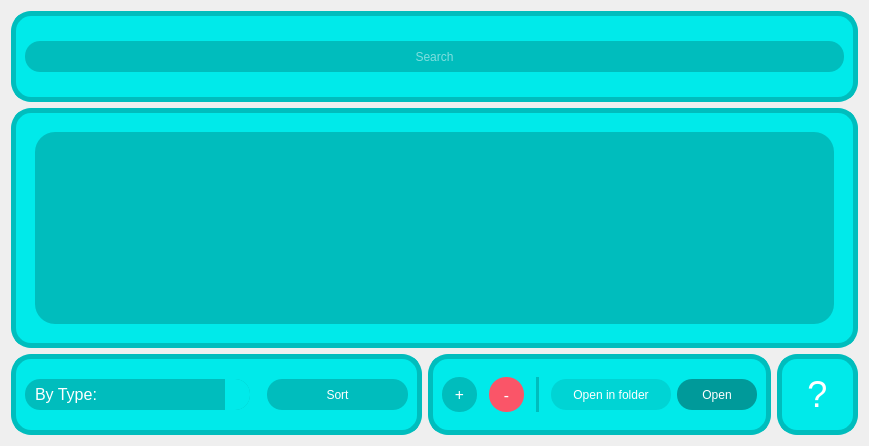
            <widget class="QWidget" name="page_2">
             <layout class="QGridLayout" name="gridLayout_9">
              <item row="0" column="0" colspan="3">
               <widget class="QFrame" name="frame_4">
                <property name="sizePolicy">
                 <sizepolicy hsizetype="Expanding" vsizetype="Fixed">
                  <horstretch>0</horstretch>
                  <verstretch>0</verstretch>
                 </sizepolicy>
                </property>
                <property name="minimumSize">
                 <size>
                  <width>841</width>
                  <height>91</height>
                 </size>
                </property>
                <property name="maximumSize">
                 <size>
                  <width>16777215</width>
                  <height>91</height>
                 </size>
                </property>
                <property name="styleSheet">
                 <string notr="true">background-color: rgb(0, 234, 234);
border-radius: 20px;
border: 5px solid  rgb(0, 189, 189)
</string>
                </property>
                <property name="frameShape">
                 <enum>QFrame::StyledPanel</enum>
                </property>
                <property name="frameShadow">
                 <enum>QFrame::Raised</enum>
                </property>
                <layout class="QGridLayout" name="gridLayout_7">
                 <item row="3" column="0">
                  <spacer name="verticalSpacer_12">
                   <property name="orientation">
                    <enum>Qt::Vertical</enum>
                   </property>
                   <property name="sizeHint" stdset="0">
                    <size>
                     <width>20</width>
                     <height>7</height>
                    </size>
                   </property>
                  </spacer>
                 </item>
                 <item row="0" column="0">
                  <spacer name="verticalSpacer_11">
                   <property name="orientation">
                    <enum>Qt::Vertical</enum>
                   </property>
                   <property name="sizeHint" stdset="0">
                    <size>
                     <width>20</width>
                     <height>7</height>
                    </size>
                   </property>
                  </spacer>
                 </item>
                 <item row="2" column="0">
                  <widget class="QLineEdit" name="fm_search_box">
                   <property name="minimumSize">
                    <size>
                     <width>801</width>
                     <height>31</height>
                    </size>
                   </property>
                   <property name="styleSheet">
                    <string notr="true">border-radius: 15px;
background-color:rgb(0, 189, 189);
color: rgb(255, 255, 255);
font: 87 12pt &quot;Arial Black&quot;;
border:none;
</string>
                   </property>
                   <property name="alignment">
                    <set>Qt::AlignCenter</set>
                   </property>
                   <property name="placeholderText">
                    <string>Search</string>
                   </property>
                  </widget>
                 </item>
                </layout>
               </widget>
              </item>
              <item row="1" column="0" colspan="3">
               <widget class="QFrame" name="frame_8">
                <property name="sizePolicy">
                 <sizepolicy hsizetype="Expanding" vsizetype="Expanding">
                  <horstretch>0</horstretch>
                  <verstretch>0</verstretch>
                 </sizepolicy>
                </property>
                <property name="styleSheet">
                 <string notr="true">background-color: rgb(0, 234, 234);
border-radius: 20px;
border: 5px solid  rgb(0, 189, 189)</string>
                </property>
                <property name="frameShape">
                 <enum>QFrame::StyledPanel</enum>
                </property>
                <property name="frameShadow">
                 <enum>QFrame::Raised</enum>
                </property>
                <layout class="QGridLayout" name="gridLayout_3">
                 <item row="0" column="2">
                  <spacer name="verticalSpacer">
                   <property name="orientation">
                    <enum>Qt::Vertical</enum>
                   </property>
                   <property name="sizeType">
                    <enum>QSizePolicy::Fixed</enum>
                   </property>
                   <property name="sizeHint" stdset="0">
                    <size>
                     <width>20</width>
                     <height>10</height>
                    </size>
                   </property>
                  </spacer>
                 </item>
                 <item row="1" column="0">
                  <spacer name="horizontalSpacer">
                   <property name="orientation">
                    <enum>Qt::Horizontal</enum>
                   </property>
                   <property name="sizeType">
                    <enum>QSizePolicy::Fixed</enum>
                   </property>
                   <property name="sizeHint" stdset="0">
                    <size>
                     <width>10</width>
                     <height>20</height>
                    </size>
                   </property>
                  </spacer>
                 </item>
                 <item row="2" column="3">
                  <spacer name="horizontalSpacer_2">
                   <property name="orientation">
                    <enum>Qt::Horizontal</enum>
                   </property>
                   <property name="sizeType">
                    <enum>QSizePolicy::Fixed</enum>
                   </property>
                   <property name="sizeHint" stdset="0">
                    <size>
                     <width>10</width>
                     <height>10</height>
                    </size>
                   </property>
                  </spacer>
                 </item>
                 <item row="3" column="1">
                  <spacer name="verticalSpacer_2">
                   <property name="orientation">
                    <enum>Qt::Vertical</enum>
                   </property>
                   <property name="sizeType">
                    <enum>QSizePolicy::Fixed</enum>
                   </property>
                   <property name="sizeHint" stdset="0">
                    <size>
                     <width>10</width>
                     <height>10</height>
                    </size>
                   </property>
                  </spacer>
                 </item>
                 <item row="1" column="1" rowspan="2" colspan="2">
                  <widget class="QListWidget" name="fm_listwidget">
                   <property name="styleSheet">
                    <string notr="true">QListWidget {
    background-color:rgb(0, 189, 189);
	font: 10pt &quot;Arial&quot;;
    border: none;
    color: rgb(255, 255, 255);
}
QListWidget::item:selected {
    background-color: rgb(0, 249, 249); /* Slight highlight on selection */
    color: rgb(255, 255, 255);
}
QListWidget::item:hover {
    background-color: rgb(85, 255, 255)
}</string>
                   </property>
                  </widget>
                 </item>
                </layout>
               </widget>
              </item>
              <item row="2" column="0">
               <widget class="QFrame" name="frame_5">
                <property name="sizePolicy">
                 <sizepolicy hsizetype="Preferred" vsizetype="Fixed">
                  <horstretch>0</horstretch>
                  <verstretch>0</verstretch>
                 </sizepolicy>
                </property>
                <property name="minimumSize">
                 <size>
                  <width>411</width>
                  <height>81</height>
                 </size>
                </property>
                <property name="styleSheet">
                 <string notr="true">background-color:rgb(0, 234, 234);
border-radius: 20px;
border: 5px solid  rgb(0, 189, 189)
</string>
                </property>
                <property name="frameShape">
                 <enum>QFrame::StyledPanel</enum>
                </property>
                <property name="frameShadow">
                 <enum>QFrame::Raised</enum>
                </property>
                <layout class="QGridLayout" name="gridLayout_4">
                 <item row="0" column="0">
                  <widget class="QComboBox" name="fm_sort_box">
                   <property name="sizePolicy">
                    <sizepolicy hsizetype="Expanding" vsizetype="Fixed">
                     <horstretch>0</horstretch>
                     <verstretch>0</verstretch>
                    </sizepolicy>
                   </property>
                   <property name="minimumSize">
                    <size>
                     <width>0</width>
                     <height>31</height>
                    </size>
                   </property>
                   <property name="font">
                    <font>
                     <family>Arial</family>
                     <pointsize>12</pointsize>
                     <weight>50</weight>
                     <italic>false</italic>
                     <bold>false</bold>
                    </font>
                   </property>
                   <property name="styleSheet">
                    <string notr="true">/* QComboBox Stylesheet */
QComboBox {
    background-color: rgb(0, 189, 189);
	color: rgb(255, 255, 255);
	font: 12pt &quot;Arial&quot;;
    border: none;
    padding: 5px 10px;
    selection-background-color: rgb(0, 234, 234);
    border-radius: 15px;
}

QComboBox::drop-down {
    background-color: rgb(0, 234, 234);
	font: 8pt &quot;Arial&quot;;
    border: none;
    width: 25px;
    border-top-right-radius: 15px;
    border-bottom-right-radius: 15px;
}

QComboBox QAbstractItemView {
    background-color: rgb(255, 255, 255);
	font: 8pt &quot;Arial&quot;;
    color: rgb(0, 189, 189);
    border: none;
    selection-background-color:  rgb(0, 234, 234)
    border-radius: 15px;
}</string>
                   </property>
                   <item>
                    <property name="text">
                     <string>By Type:</string>
                    </property>
                   </item>
                   <item>
                    <property name="text">
                     <string>By Name:</string>
                    </property>
                   </item>
                   <item>
                    <property name="text">
                     <string>By Date:</string>
                    </property>
                   </item>
                  </widget>
                 </item>
                 <item row="0" column="1">
                  <spacer name="horizontalSpacer_10">
                   <property name="orientation">
                    <enum>Qt::Horizontal</enum>
                   </property>
                   <property name="sizeType">
                    <enum>QSizePolicy::Fixed</enum>
                   </property>
                   <property name="sizeHint" stdset="0">
                    <size>
                     <width>11</width>
                     <height>20</height>
                    </size>
                   </property>
                  </spacer>
                 </item>
                 <item row="0" column="2">
                  <widget class="QPushButton" name="fm_sort_btn">
                   <property name="sizePolicy">
                    <sizepolicy hsizetype="Fixed" vsizetype="Fixed">
                     <horstretch>0</horstretch>
                     <verstretch>0</verstretch>
                    </sizepolicy>
                   </property>
                   <property name="minimumSize">
                    <size>
                     <width>141</width>
                     <height>31</height>
                    </size>
                   </property>
                   <property name="styleSheet">
                    <string notr="true">QPushButton {
background-color: rgb(0, 189, 189);
color: rgb(255, 255, 255);
border-radius: 15px;
border: none;
font: 87 10pt &quot;Arial Black&quot;;
}

QPushButton:hover {
background-color: rgb(255, 255, 255);
color:rgb(0, 234, 234);
border-radius: 15px;
border: none;
}

QPushButton:pressed {
background-color: rgb(0, 189, 189)
}
</string>
                   </property>
                   <property name="text">
                    <string>Sort</string>
                   </property>
                  </widget>
                 </item>
                </layout>
               </widget>
              </item>
              <item row="2" column="1">
               <widget class="QFrame" name="frame_6">
                <property name="sizePolicy">
                 <sizepolicy hsizetype="MinimumExpanding" vsizetype="Fixed">
                  <horstretch>0</horstretch>
                  <verstretch>0</verstretch>
                 </sizepolicy>
                </property>
                <property name="minimumSize">
                 <size>
                  <width>301</width>
                  <height>81</height>
                 </size>
                </property>
                <property name="maximumSize">
                 <size>
                  <width>16777215</width>
                  <height>16777215</height>
                 </size>
                </property>
                <property name="styleSheet">
                 <string notr="true">background-color: rgb(0, 234, 234);
border-radius: 20px;
border: 5px solid  rgb(0, 189, 189)
</string>
                </property>
                <property name="frameShape">
                 <enum>QFrame::StyledPanel</enum>
                </property>
                <property name="frameShadow">
                 <enum>QFrame::Raised</enum>
                </property>
                <layout class="QGridLayout" name="gridLayout_5">
                 <item row="0" column="0">
                  <widget class="QPushButton" name="fm_add_btn">
                   <property name="sizePolicy">
                    <sizepolicy hsizetype="Fixed" vsizetype="Fixed">
                     <horstretch>0</horstretch>
                     <verstretch>0</verstretch>
                    </sizepolicy>
                   </property>
                   <property name="minimumSize">
                    <size>
                     <width>35</width>
                     <height>35</height>
                    </size>
                   </property>
                   <property name="font">
                    <font>
                     <family>Arial Black</family>
                     <pointsize>12</pointsize>
                    </font>
                   </property>
                   <property name="styleSheet">
                    <string notr="true">QPushButton {
background-color: rgb(0, 189, 189);
color: rgb(255, 255, 255);
border-radius: 17px;
border: none;
}

QPushButton:hover {
background-color: rgb(255, 255, 255);
color: rgb(0, 189, 189)
}

QPushButton:pressed {
background-color: rgb(0, 189, 189);
}</string>
                   </property>
                   <property name="text">
                    <string>+</string>
                   </property>
                  </widget>
                 </item>
                 <item row="0" column="1">
                  <spacer name="horizontalSpacer_5">
                   <property name="orientation">
                    <enum>Qt::Horizontal</enum>
                   </property>
                   <property name="sizeType">
                    <enum>QSizePolicy::Fixed</enum>
                   </property>
                   <property name="sizeHint" stdset="0">
                    <size>
                     <width>6</width>
                     <height>20</height>
                    </size>
                   </property>
                  </spacer>
                 </item>
                 <item row="0" column="2">
                  <widget class="QPushButton" name="fm_del_btn">
                   <property name="sizePolicy">
                    <sizepolicy hsizetype="Fixed" vsizetype="Fixed">
                     <horstretch>0</horstretch>
                     <verstretch>0</verstretch>
                    </sizepolicy>
                   </property>
                   <property name="minimumSize">
                    <size>
                     <width>35</width>
                     <height>35</height>
                    </size>
                   </property>
                   <property name="font">
                    <font>
                     <family>Arial Black</family>
                     <pointsize>12</pointsize>
                    </font>
                   </property>
                   <property name="styleSheet">
                    <string notr="true">QPushButton {
background-color: rgb(250, 85, 104);
	color: rgb(255, 255, 255);
border-radius: 17px;
border: none;
}

QPushButton:hover {
background-color: rgb(0, 189, 189);
}

QPushButton:pressed {
background-color:rgb(255, 255, 255)
}</string>
                   </property>
                   <property name="text">
                    <string>-</string>
                   </property>
                  </widget>
                 </item>
                 <item row="0" column="3">
                  <spacer name="horizontalSpacer_38">
                   <property name="orientation">
                    <enum>Qt::Horizontal</enum>
                   </property>
                   <property name="sizeType">
                    <enum>QSizePolicy::Fixed</enum>
                   </property>
                   <property name="sizeHint" stdset="0">
                    <size>
                     <width>6</width>
                     <height>20</height>
                    </size>
                   </property>
                  </spacer>
                 </item>
                 <item row="0" column="4">
                  <widget class="Line" name="line_8">
                   <property name="styleSheet">
                    <string notr="true">border-color: rgb(0, 189, 189)</string>
                   </property>
                   <property name="orientation">
                    <enum>Qt::Vertical</enum>
                   </property>
                  </widget>
                 </item>
                 <item row="0" column="5">
                  <spacer name="horizontalSpacer_39">
                   <property name="orientation">
                    <enum>Qt::Horizontal</enum>
                   </property>
                   <property name="sizeType">
                    <enum>QSizePolicy::Fixed</enum>
                   </property>
                   <property name="sizeHint" stdset="0">
                    <size>
                     <width>6</width>
                     <height>20</height>
                    </size>
                   </property>
                  </spacer>
                 </item>
                 <item row="0" column="6">
                  <widget class="QPushButton" name="fm_openfolder_btn">
                   <property name="sizePolicy">
                    <sizepolicy hsizetype="Expanding" vsizetype="Fixed">
                     <horstretch>0</horstretch>
                     <verstretch>0</verstretch>
                    </sizepolicy>
                   </property>
                   <property name="minimumSize">
                    <size>
                     <width>120</width>
                     <height>31</height>
                    </size>
                   </property>
                   <property name="styleSheet">
                    <string notr="true">QPushButton {
background-color: rgb(0, 212, 212);
color: rgb(255, 255, 255);
border-radius: 15px;
border: none;
font: 87 10pt &quot;Arial Black&quot;;
}

QPushButton:hover {
background-color: rgb(255, 255, 255);
color: rgb(0, 212, 212);
border-radius: 15px;
border: none;
}

QPushButton:pressed {
background-color: rgb(0, 212, 212);
}
</string>
                   </property>
                   <property name="text">
                    <string>Open in folder</string>
                   </property>
                  </widget>
                 </item>
                 <item row="0" column="7">
                  <widget class="QPushButton" name="fm_open_btn">
                   <property name="sizePolicy">
                    <sizepolicy hsizetype="Expanding" vsizetype="Fixed">
                     <horstretch>0</horstretch>
                     <verstretch>0</verstretch>
                    </sizepolicy>
                   </property>
                   <property name="minimumSize">
                    <size>
                     <width>80</width>
                     <height>31</height>
                    </size>
                   </property>
                   <property name="styleSheet">
                    <string notr="true">QPushButton {
background-color: rgb(0, 154, 154);
color: rgb(255, 255, 255);
border-radius: 15px;
border: none;
font: 87 10pt &quot;Arial Black&quot;;
}

QPushButton:hover {background-color: rgb(255, 255, 255);
color: rgb(0, 154, 154);
border-radius: 15px;
border: none;
}

QPushButton:pressed {
background-color: rgb(0, 154, 154);
}
</string>
                   </property>
                   <property name="text">
                    <string>Open</string>
                   </property>
                  </widget>
                 </item>
                </layout>
               </widget>
              </item>
              <item row="2" column="2">
               <widget class="QFrame" name="frame_7">
                <property name="sizePolicy">
                 <sizepolicy hsizetype="Fixed" vsizetype="Fixed">
                  <horstretch>0</horstretch>
                  <verstretch>0</verstretch>
                 </sizepolicy>
                </property>
                <property name="minimumSize">
                 <size>
                  <width>81</width>
                  <height>81</height>
                 </size>
                </property>
                <property name="styleSheet">
                 <string notr="true">background-color: rgb(0, 234, 234);
border-radius: 20px;
border: 5px solid rgb(0, 189, 189)
</string>
                </property>
                <property name="frameShape">
                 <enum>QFrame::StyledPanel</enum>
                </property>
                <property name="frameShadow">
                 <enum>QFrame::Raised</enum>
                </property>
                <layout class="QGridLayout" name="gridLayout_8">
                 <item row="0" column="0">
                  <widget class="QPushButton" name="guide2_btn">
                   <property name="font">
                    <font>
                     <pointsize>27</pointsize>
                    </font>
                   </property>
                   <property name="styleSheet">
                    <string notr="true">QPushButton {
color: rgb(255, 255, 255);
border: none;
}

QPushButton:hover {
color: rgb(0, 189, 189);
}

QPushButton:pressed {
color: rgb(0, 189, 189)
}</string>
                   </property>
                   <property name="text">
                    <string>?</string>
                   </property>
                  </widget>
                 </item>
                </layout>
               </widget>
              </item>
             </layout>
            </widget>
